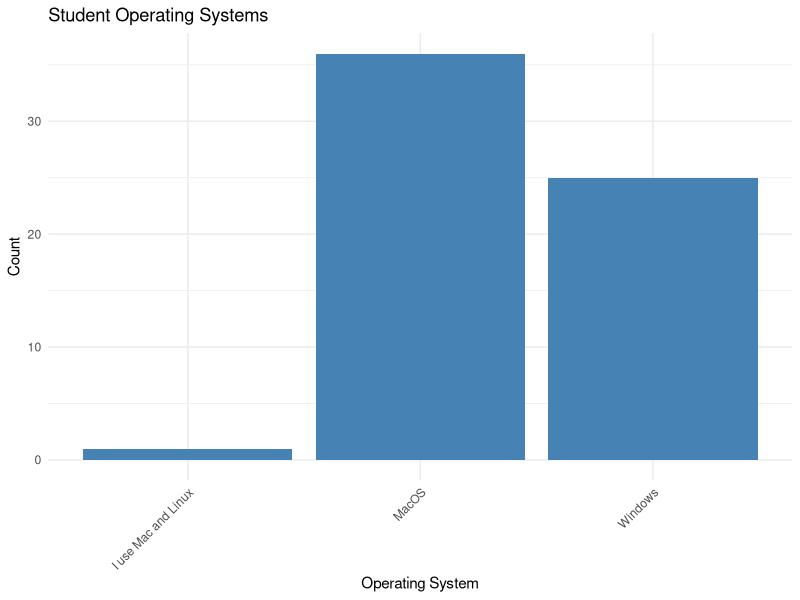
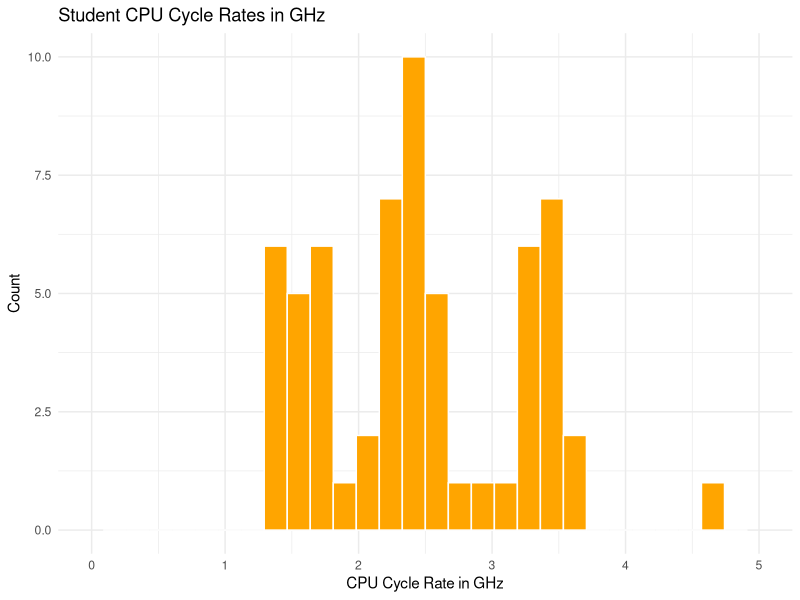
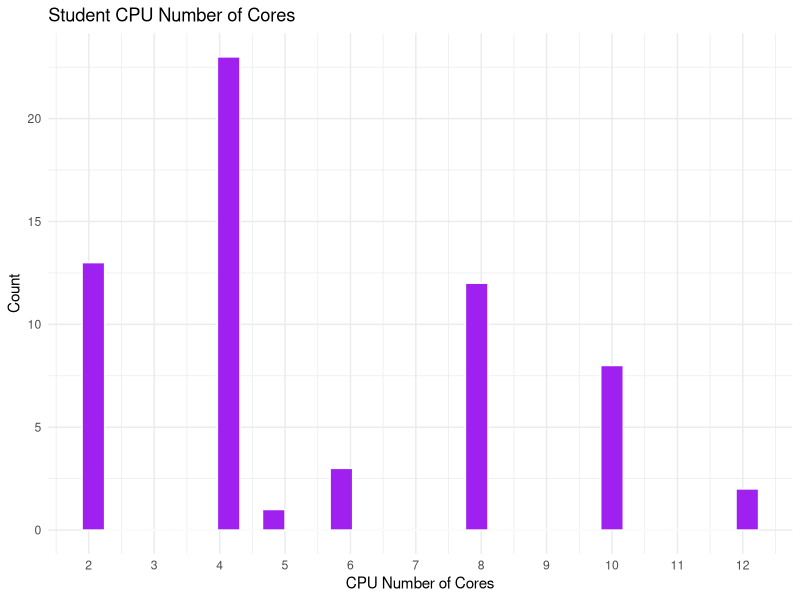
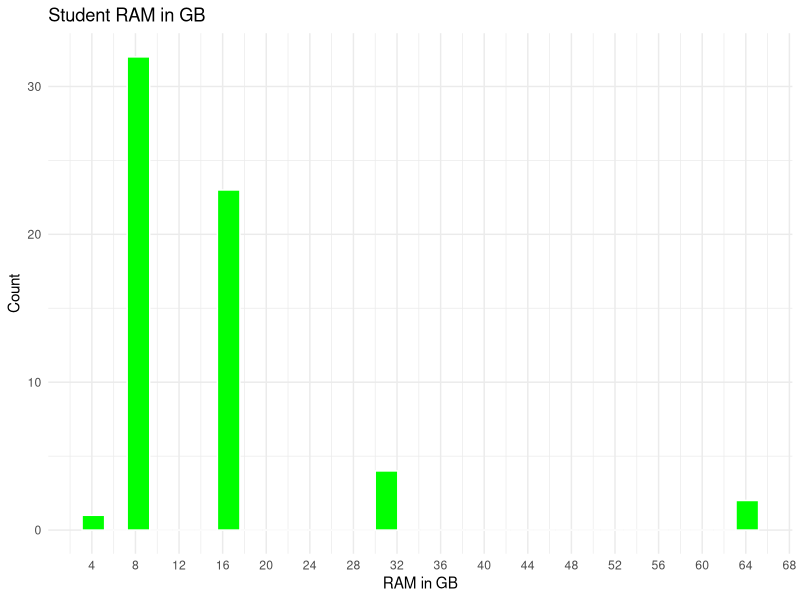
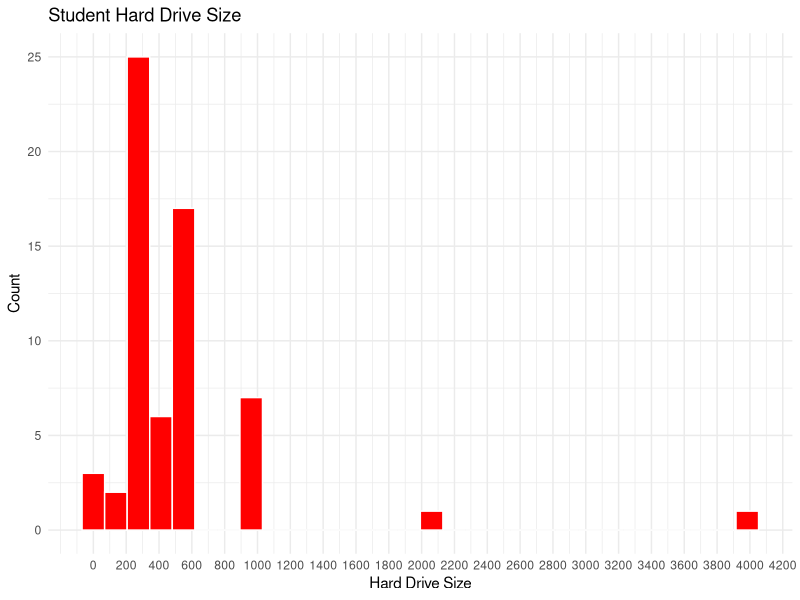
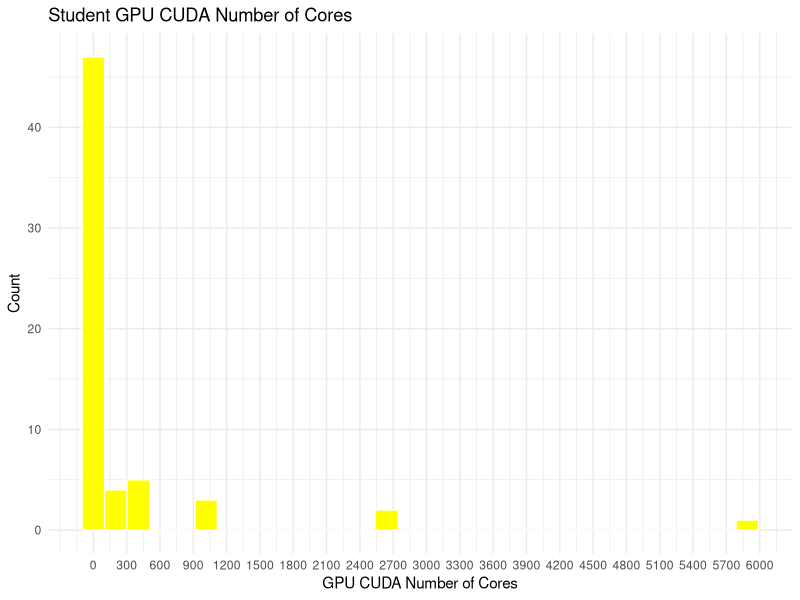

Here is the R script that generated these plots, in order:
## ---- chunk 1
knitr::opts_chunk$set(echo = TRUE)
## ---- chunk 2
# Call the installed packages.
library(tidyverse)
library(ggplot2)
# Read the file.
studentdat.df<-read.csv("2023-06-13-survey.csv")
# First Histogram: operating system
ggplot(studentdat.df, aes(x = Operating.System)) +
  geom_bar(fill = "steelblue") +
  theme_minimal() +
  labs(title = "Student Operating Systems",
       x = "Operating System",
       y = "Count") +
  theme(axis.text.x = element_text(angle = 45, hjust = 1))
## ---- chunk 3
# Second Histogram: CPU Cycle Rate
ggplot(studentdat.df, aes(x = CPU.Cycle.Rate..in.GHz.)) +
  geom_histogram(fill = "orange", color = "white") +
  xlim(0, 5) +
  theme_minimal() +
  labs(title = "Student CPU Cycle Rates in GHz",
       x = "CPU Cycle Rate in GHz",
       y = "Count")
## ---- chunk 4
# Third Histogram: CPU Number of Cores
ggplot(studentdat.df, aes(x = CPU.Number.of.Cores..int.)) +
  geom_histogram(fill = "purple", color = "white") +
  scale_x_continuous(breaks = seq(0, 12, by = 1)) +
  theme_minimal() +
  labs(title = "Student CPU Number of Cores",
       x = "CPU Number of Cores",
       y = "Count")
## ---- chunk 5
# Fourth Histogram: Ram in GB
ggplot(studentdat.df, aes(x = RAM..in.GB.)) +
  geom_histogram(fill = "green", color = "white") +
  scale_x_continuous(breaks = seq(0, 70, by = 4)) +
  theme_minimal() +
  labs(title = "Student RAM in GB",
       x = "RAM in GB",
       y = "Count")
## ---- chunk 6
# Fifth Histogram: Hard Drive size in GB
ggplot(studentdat.df, aes(x = Hard.Drive.Size..in.GB.)) +
  geom_histogram(fill = "red", color = "white") +
  scale_x_continuous(breaks = seq(0, 4200, by = 200)) +
  theme_minimal() +
  labs(title = "Student Hard Drive Size",
       x = "Hard Drive Size",
       y = "Count")
## ---- chunk 7
# Sixth Histogram: GPU CUDA Number of Cores
ggplot(studentdat.df, aes(x = GPU.CUDA.Number.of.Cores..int.)) +
  geom_histogram(fill = "yellow", color = "white") +
  scale_x_continuous(breaks = seq(0, 6000, by = 300)) +
  theme_minimal() +
  labs(title = "Student GPU CUDA Number of Cores",
       x = "GPU CUDA Number of Cores",
       y = "Count")
